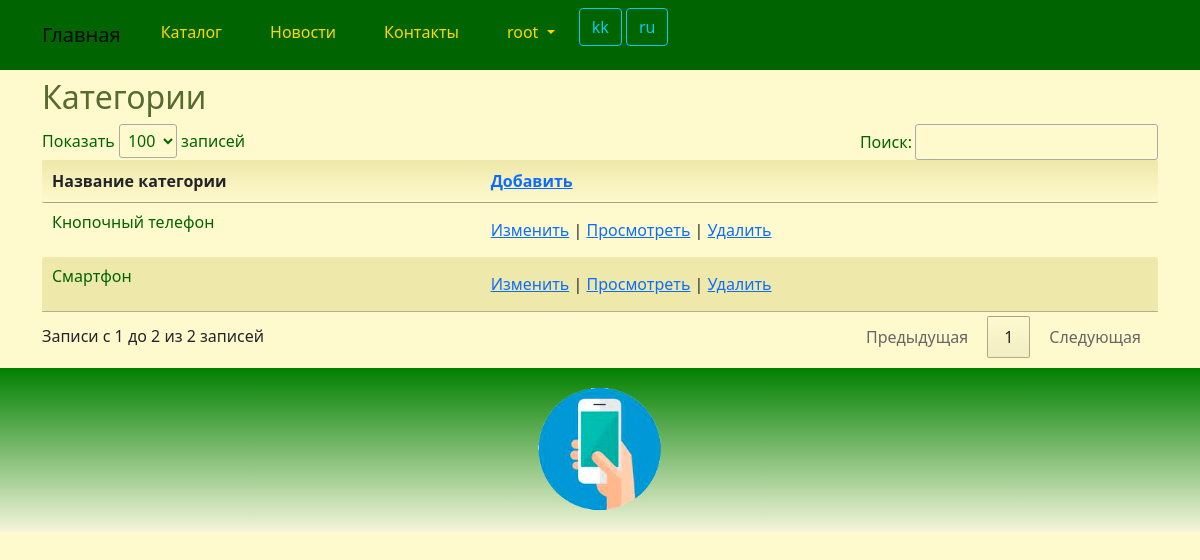
Page /category/index/ (signed in) on the earlier database version.
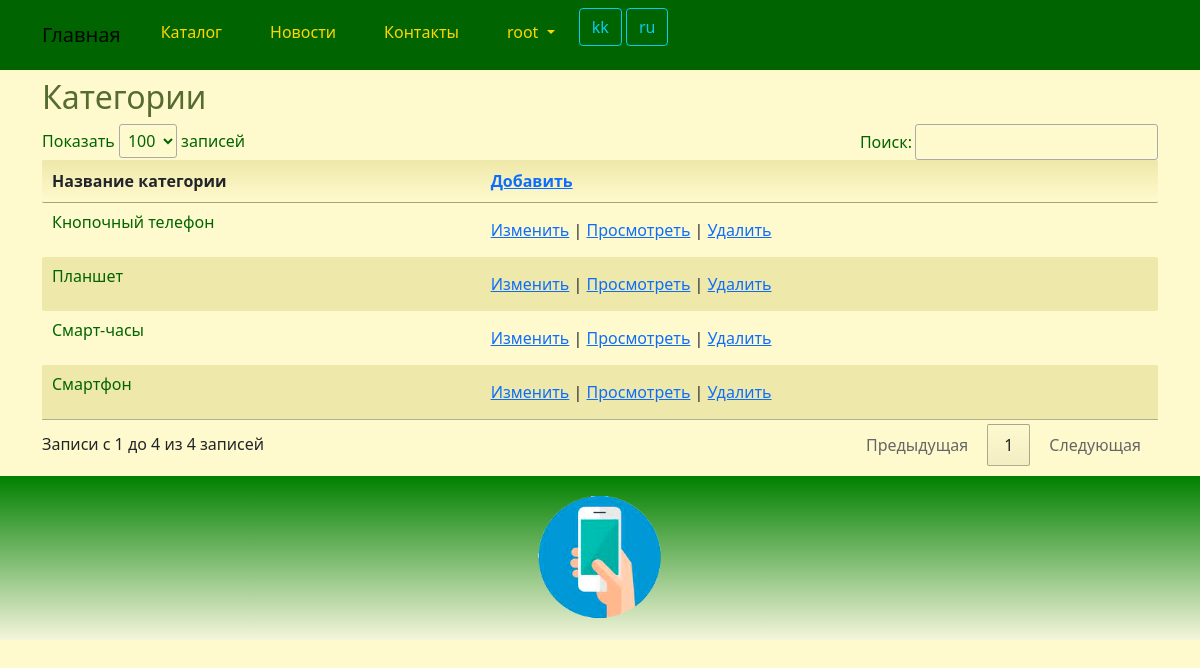
Same page on the later database version.
### product/models.py (models this page shows, shortened)
class Category(models.Model):
    title = models.CharField(_('category_title'), max_length=128, unique=True)
    class Meta:
        db_table = 'category'

### product/views.py (the view)
# urls.py: path('category/index/', views.category_index, name='category_index'),
@login_required
@group_required("Managers")
def category_index(request):
    try:
        category = Category.objects.all().order_by('title')
        return render(request, "category/index.html", {"category": category,})
    except Exception as exception:
        print(exception)
        return HttpResponse(exception)

### product/views.py (called while the page is built)
def group_required(*group_names):
    def in_groups(u):
        if u.is_authenticated:
            if bool(u.groups.filter(name__in=group_names)) | u.is_superuser:
                return True
        return False
    return user_passes_test(in_groups, login_url='403')

### templates/category/index.html (shortened to what this page needs)
{% extends "base.html" %}
{% load i18n %}
{% block content %}
<h2>{% trans "categorys" %}</h2>
{% if category.count > 0 %}
<div class="row">
	<table id="myTable" class="table-manager" style="width:100%">
		<thead>
			<tr>
				<th>{% trans "Category_title" %}</th>
				<th><a href="{% url 'category_create'%}">{% trans "Add" %}</a></th>
			</tr>
		</thead>
		<tbody>
			{% for n in category %}
			<tr>
				<td>
					<p>{{ n.title }}</p>
				</td>
				<td>
					<a href="{% url 'category_edit' n.id %}">{% trans "Change" %}</a> |
					<a href="{% url 'category_read' n.id %}">{% trans "View" %}</a> |
					<a onclick="return confirm('Удалить запись?')" href="{% url 'category_delete' n.id %}">{% trans "Delete" %}</a>
				</td>
			</tr>
			{% endfor %}
		</tbody>
	</table>
</div>
{% else %}
<a href="{% url 'category_create'%}">{% trans "Add" %}</a>
{% endif %}
{% endblock content %}

### templates/base.html (shortened to what this page needs)
{% load static %}
{% load i18n %}
<html>
<head>
	<link href="https://cdn.jsdelivr.net/npm/bootstrap@5.0.2/dist/css/bootstrap.min.css" rel="stylesheet">
	<link rel="stylesheet" href="{% static 'css/styles.css' %}" />
	<link rel="stylesheet" href="{% static 'css/choosen.css' %}" />
</head>
	<nav class="navbar navbar-expand-lg navbar-light justify-content-center">
		<div class="container">
			<a class="navbar-brand" href="{{ HTTP_HOST }}/">{% trans "Home" %}</a>
			<div class="collapse navbar-collapse" id="mainMenu">
				<ul class="navbar-nav me-auto mb-2 mb-lg-0">
					<li class="nav-link">
						<a class="dropdown-item" href="{% url 'catalog_list' %}">{% trans "Catalog" %}</a>
					</li>
					<li class="nav-link">
						<a class="dropdown-item" href="{% url 'news_list' %}">{% trans "newss" %}</a>
					</li>
					<li class="nav-link">
						<a class="dropdown-item" href="{% url 'contact' %}">{% trans "Contacts" %}</a>
					</li>
					{% if user.is_authenticated %}
					<li class="nav-link dropdown">
						<a class="dropdown-item dropdown-toggle" href="#" id="navbarDropdown" role="button" data-bs-toggle="dropdown" aria-expanded="false">
							{{ user.username }}
						</a>
					</li>
					{% else %}
					<form class="form-inline ml-auto">
						<a href="{% url 'login' %}" class="btn btn-outline-secondary">{% trans "Log In" %}</a>
						<a href="{% url 'signup' %}" class="btn btn-primary ml-2">{% trans "Sign up" %}</a>
					</form>
					{% endif %}
					<form action="{% url 'set_language' %}" method="post">
						{% get_current_language as LANGUAGE_CODE %}
						{% get_available_languages as LANGUAGES %}
						{% get_language_info_list for LANGUAGES as languages %}
						{% for language in languages %}
						<button type="submit" class="btn btn-outline-info" name="language" value="{{ language.code }}">
							{{ language.code }}
						</button>
						{% endfor %}
					</form>
				</ul>
			</div>
		</div>
	</nav>
<body>
	<div class="container">
		{% block content%}{% endblock content %}
	</div>
</body>
<footer class="container-fluid text-center bg-lightgray">
	<div class="copyrights">
		<img src="{% static 'images/logo.png' %}" alt="logo" style="height:144px; padding: 10px;">
	</div>
</footer>
<link rel="stylesheet" href="https://cdn.datatables.net/1.11.2/css/jquery.dataTables.min.css">
<link href="{% static 'css/jquery.fancybox.min.css' %}" rel="stylesheet">
</html>

Differences in the rows shown:
added Category: title "Планшет"
added Category: title "Смарт-часы"
Other differences:
text written by a page script: "Показать записей Поиск: Записи с 1 до 2 из 2 записей Предыдущая 1 Следующая" → "Показать записей Поиск: Записи с 1 до 4 из 4 записей Предыдущая 1 Следующая"
